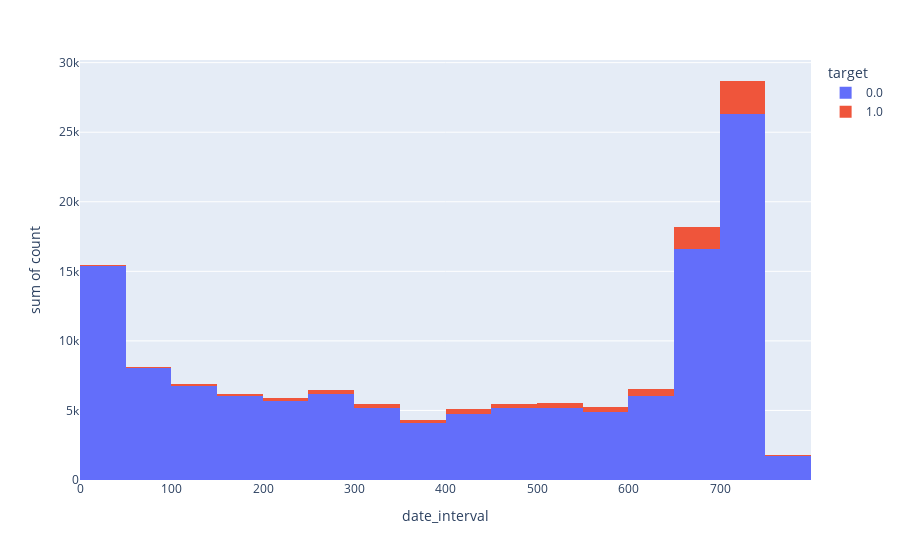

The notebook cell this image was saved under:
### Code cell
px1 = agg_clients.groupby(['date_interval', 'target']).size().to_frame('count')

px.histogram(px1.reset_index(), x='date_interval', y='count', color='target', nbins=20, text_auto=True)

### Figure 1 — Plotly figure (JSON) as saved in the notebook; plotly's stock layout.template omitted (floating-point values rounded to 4 significant figures; data arrays with more than 128 entries replaced by an {"elided": "..."} marker saying what was removed)
{"data": [{"alignmentgroup": "True", "bingroup": "x", "histfunc": "sum", "hovertemplate": "target=0.0<br>date_interval=%{x}<br>sum of count=%{y}<extra></extra>", "legendgroup": "0.0", "marker": {"color": "#636efa", "pattern": {"shape": ""}}, "name": "0.0", "nbinsx": 20, "offsetgroup": "0.0", "orientation": "v", "showlegend": true, "type": "histogram", "x": {"elided": "771 int values"}, "xaxis": "x", "y": {"elided": "771 int values"}, "yaxis": "y"}, {"alignmentgroup": "True", "bingroup": "x", "histfunc": "sum", "hovertemplate": "target=1.0<br>date_interval=%{x}<br>sum of count=%{y}<extra></extra>", "legendgroup": "1.0", "marker": {"color": "#EF553B", "pattern": {"shape": ""}}, "name": "1.0", "nbinsx": 20, "offsetgroup": "1.0", "orientation": "v", "showlegend": true, "type": "histogram", "x": {"elided": "680 int values"}, "xaxis": "x", "y": {"elided": "680 int values"}, "yaxis": "y"}], "layout": {"barmode": "relative", "legend": {"title": {"text": "target"}, "tracegroupgap": 0}, "margin": {"t": 60}, "xaxis": {"anchor": "y", "domain": [0, 1], "title": {"text": "date_interval"}}, "yaxis": {"anchor": "x", "domain": [0, 1], "title": {"text": "sum of count"}}}}
